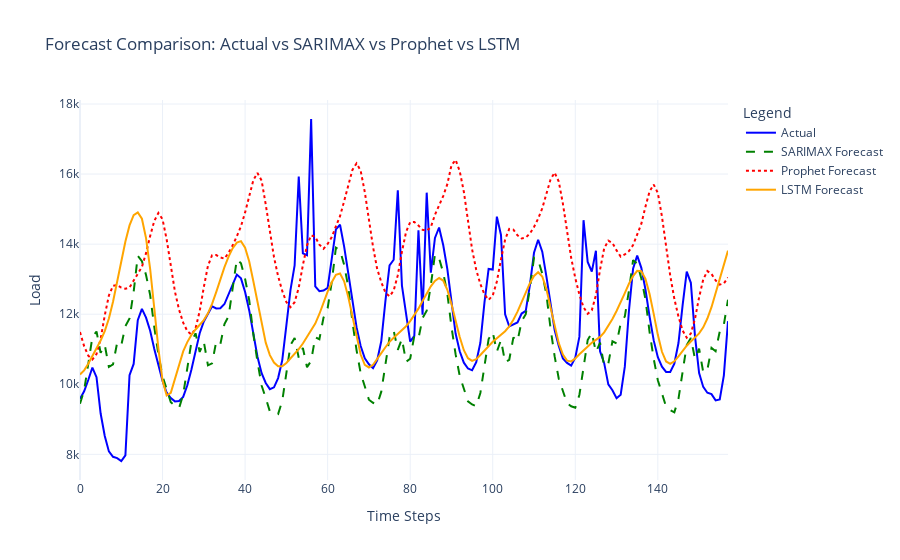

Source (notebook cell):
### Code cell
# Assuming results from SARIMAX, Prophet, and LSTM forecasts are stored in:
# - sarimax_forecast: SARIMAX predictions
# - prophet_forecast: Prophet predictions
# - test_predictions: LSTM predictions
# - y_test_actual: Actual values from test set

# Prepare data for plotting
actual_values = y_test_actual  # Actual test set values
sarimax_values = sarimax_forecast[:len(y_test_actual)].values  # SARIMAX forecast
prophet_values = prophet_forecast['yhat'][:len(y_test_actual)].values  # Prophet forecast
lstm_values = test_predictions  # LSTM forecast

# Create a Plotly figure
fig = go.Figure()

# Add actual values
fig.add_trace(go.Scatter(
    y=actual_values,
    mode='lines',
    name='Actual',
    line=dict(color='blue')
))

# Add SARIMAX forecast
fig.add_trace(go.Scatter(
    y=sarimax_values,
    mode='lines',
    name='SARIMAX Forecast',
    line=dict(color='green', dash='dash')
))

# Add Prophet forecast
fig.add_trace(go.Scatter(
    y=prophet_values,
    mode='lines',
    name='Prophet Forecast',
    line=dict(color='red', dash='dot')
))

# Add LSTM forecast
fig.add_trace(go.Scatter(
    y=lstm_values,
    mode='lines',
    name='LSTM Forecast',
    line=dict(color='orange', dash='solid')
))

# Update layout
fig.update_layout(
    title='Forecast Comparison: Actual vs SARIMAX vs Prophet vs LSTM',
    xaxis_title='Time Steps',
    yaxis_title='Load',
    legend_title='Legend',
    template='plotly_white'
)

# Show the plot
fig.show()

### Figure 1 — Plotly figure (JSON) as saved in the notebook; plotly's stock layout.template omitted (floating-point values rounded to 4 significant figures; data arrays with more than 128 entries replaced by an {"elided": "..."} marker saying what was removed)
{"data": [{"line": {"color": "blue"}, "mode": "lines", "name": "Actual", "type": "scatter", "y": {"elided": "158 float values"}}, {"line": {"color": "green", "dash": "dash"}, "mode": "lines", "name": "SARIMAX Forecast", "type": "scatter", "y": {"elided": "158 float values"}}, {"line": {"color": "red", "dash": "dot"}, "mode": "lines", "name": "Prophet Forecast", "type": "scatter", "y": {"elided": "158 float values"}}, {"line": {"color": "orange", "dash": "solid"}, "mode": "lines", "name": "LSTM Forecast", "type": "scatter", "y": {"elided": "158 float values"}}], "layout": {"legend": {"title": {"text": "Legend"}}, "title": {"text": "Forecast Comparison: Actual vs SARIMAX vs Prophet vs LSTM"}, "xaxis": {"title": {"text": "Time Steps"}}, "yaxis": {"title": {"text": "Load"}}}}
